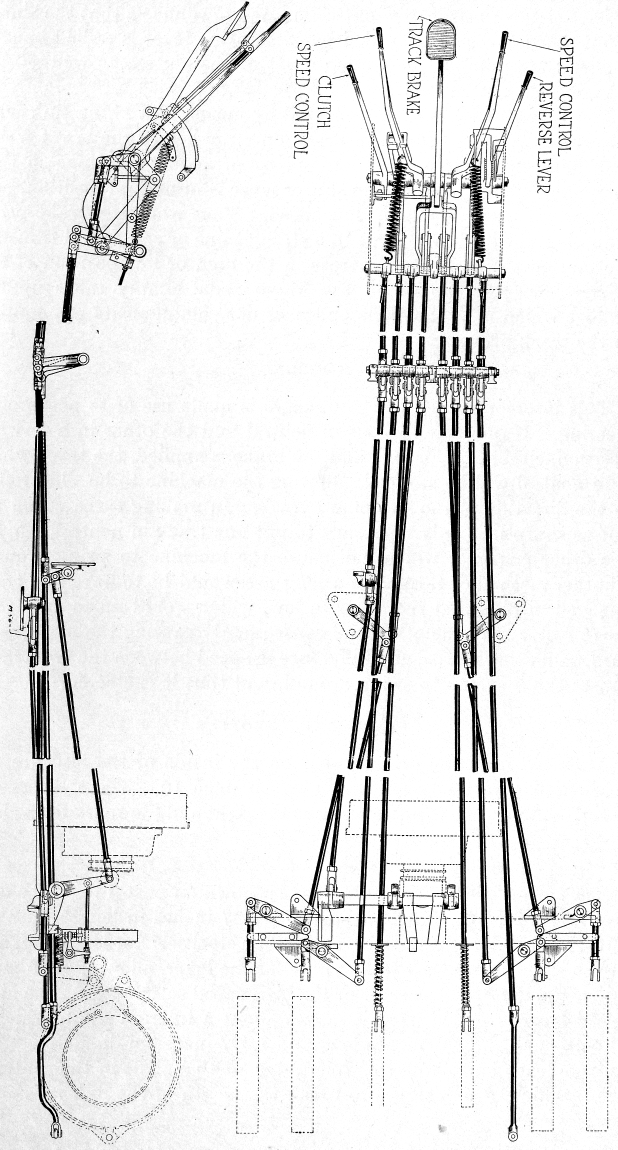
#> input picture references/1925-03-06_Preliminary_Handbook_Mark_VIII_Tank/Handbook_Project/assets/plate92.png, 1235 x 2299 px (shown at 1/2 size)
$ python build_driver_foot_topology_views.py --output out.png
#> lines starting #> are read from the running program, lines starting #| are printed output that depends on the picture; pictures that were not available may be replaced by others from this repository, and a replacement may not be noted
### cad/001_Survey/source_transcription_snapshot/references/1925-03-06_Preliminary_Handbook_Mark_VIII_Tank/Handbook_Project/prepare_assets.py
#!/usr/bin/env python3
"""Deterministic cleanup of the first eleven source spreads; no generated detail.
Run from any directory. Original MarkVIII001.jpg ... MarkVIII011.jpg belong in
this project's parent directory (or supply --source-dir).
"""
from pathlib import Path
import argparse,json,hashlib
import numpy as np
from PIL import Image
from scipy.ndimage import gaussian_filter
ROOT=Path(__file__).resolve().parent
# Native per-page pixels: even left half, odd right half; source spread x split=1750.
FIGURES=[
 ('seal',1,[520,1390,920,1860],'line'),
 ('plate01',8,[350,125,1320,2350],'tone'),
 ('plate02',10,[540,105,1260,2360],'tone'),
 ('plate03',12,[190,75,1580,1150],'tone'),
 ('plate04',13,[135,935,1510,1940],'tone'),
 ('plate05',14,[210,65,1590,765],'tone'),
 ('plate06',16,[210,115,1550,1260],'tone'),
 ('plate07',17,[120,1490,1490,2320],'line'),
 ('plate08',18,[250,345,1480,1290],'line'),
 ('plate09',19,[120,65,1500,1260],'line'),
 ('plate10',20,[450,140,1420,848],'line'),
 ('plate11',20,[420,1198,1410,2220],'line')]
def page(n,src):
 scan=1 if n==1 else n//2+1
 a=Image.open(src/f'MarkVIII{scan:03}.jpg').convert('RGB')
 return a.crop((0,0,1750,2550) if n%2==0 else (1750,0,3509,2550))
# [36 lines left out: functions background, main, not called in this run]
# [1 lines that do not run on import are left out]

### cad/003_FullTank/experiments/drive_chains/build_driver_foot_topology_views.py
"""Reproducible original-source details for the unresolved foot-control connections."""
import argparse, hashlib, json, sys
from pathlib import Path
from PIL import Image
H=Path(__file__).resolve().parent;ROOT=H.parents[3]
HB=ROOT/'references/1925-03-06_Preliminary_Handbook_Mark_VIII_Tank'
p=argparse.ArgumentParser();p.add_argument('--output',type=Path,required=True);a=p.parse_args()
out=a.output.resolve();out.mkdir(parents=True,exist_ok=False)
def sha(p):return hashlib.sha256(p.read_bytes()).hexdigest()
records=[];deps={str(Path(__file__).relative_to(ROOT)):sha(Path(__file__))}
def save(name,source,im,operations):
    file=out/name;im.save(file);deps[str(source.relative_to(ROOT))]=sha(source)
    records.append(dict(file=name,sha256=sha(file),source=str(source.relative_to(ROOT)),operations=operations))
source=HB/'Handbook_Project/assets/plate92.png';im=Image.open(source)
#> further down, im is the input picture: PIL image 1235x2299 L; min 0, max 255, mean 232.2
save('hb92_unlabelled_driver_detail.png',source,im.crop((0,0,510,560)).transpose(Image.Transpose.ROTATE_90).resize((1400,1275)),
     ['crop0,0,510,560','rotate90CCW','resize1400x1275'])
#> in save, `file = out / name`:
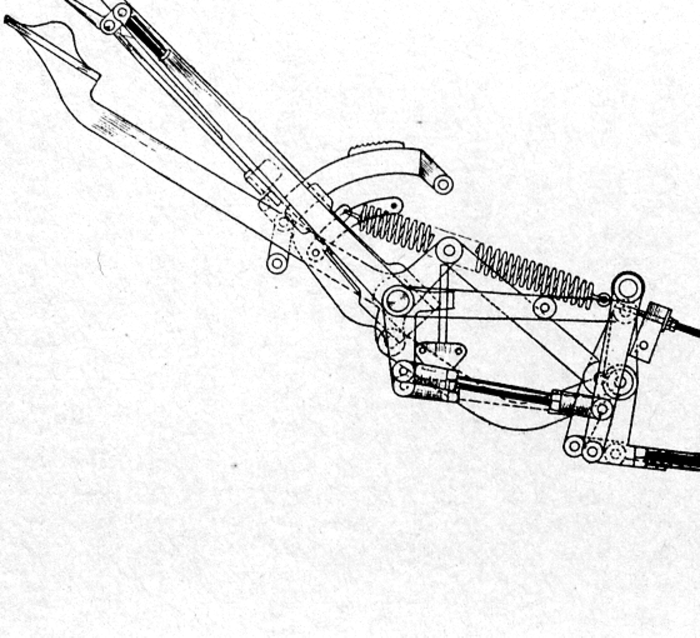
#> saved as hb92_unlabelled_driver_detail.png: PIL image 1400x1275 L (shown at 1/2 size); min 0, max 255, mean 236.1
source=HB/'Handbook_Project/assets/plate113.png';im=Image.open(source)
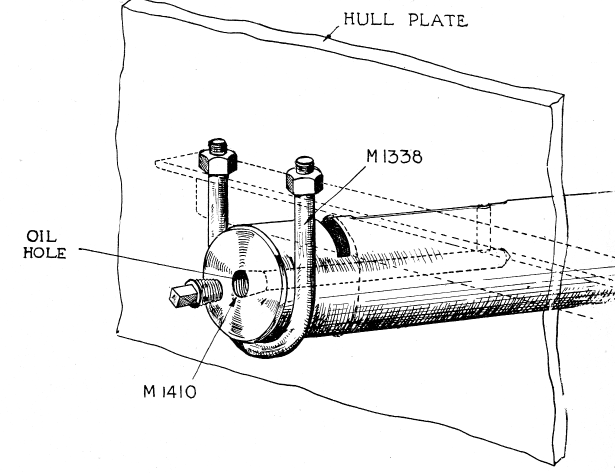
#> input picture references/1925-03-06_Preliminary_Handbook_Mark_VIII_Tank/Handbook_Project/assets/plate08.png, 1230 x 945 px, given in place of plate113.png, which was not available (shown at 1/2 size)
#> further down, im is the input picture: PIL image 1230x945 L; min 0, max 255, mean 239.7
save('hb113_driver_side_detail.png',source,im.crop((0,0,590,650)).transpose(Image.Transpose.ROTATE_90).resize((1300,1180)),
     ['crop0,0,590,650','rotate90CCW','resize1300x1180'])
#> call 2 of save, with name = 'hb113_driver_side_detail.png'
#> in save (call 2), `file = out / name`:
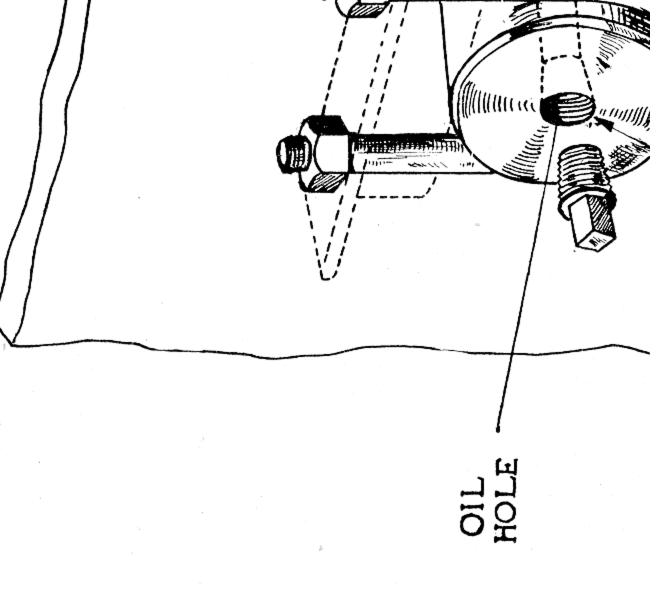
#> saved as hb113_driver_side_detail.png: PIL image 1300x1180 L (shown at 1/2 size); min 0, max 255, mean 241.3
source=ROOT/'references/1928-03-30_SNL_G13/SNL_G13_Project/assets/p280-geometry.png';im=Image.open(source)
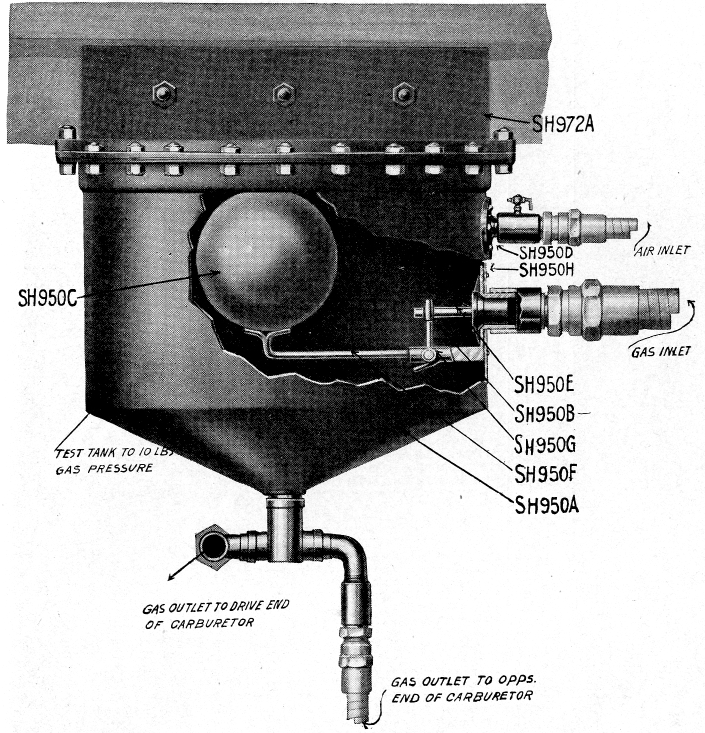
#> input picture references/1925-03-06_Preliminary_Handbook_Mark_VIII_Tank/Handbook_Project/assets/plate114.png, 1410 x 1466 px, given in place of p280-geometry.png, which was not available (shown at 1/2 size)
#> further down, im is the input picture: PIL image 1410x1466 L; min 0, max 255, mean 171.8
save('snl6_driver_plan_detail.png',source,im.crop((0,100,590,490)).resize((1770,1170)),['crop0,100,590,490','resize1770x1170'])
#> call 3 of save, with name = 'snl6_driver_plan_detail.png'
#> in save (call 3), `file = out / name`:
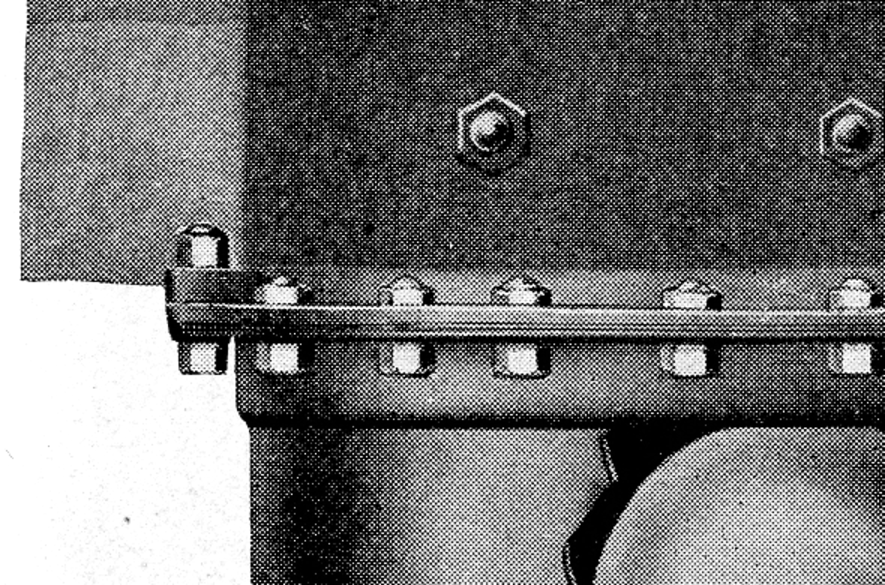
#> saved as snl6_driver_plan_detail.png: PIL image 1770x1170 L (shown at 1/2 size); min 0, max 255, mean 114.3
source=HB/'Handbook_Project/assets/plate12.png';save('hb12_lubrication_view.png',source,Image.open(source),['original'])
sys.path.insert(0,str(HB/'Handbook_Project'));from prepare_assets import page
prep=HB/'Handbook_Project/prepare_assets.py';deps[str(prep.relative_to(ROOT))]=sha(prep)
source=HB/'original_scans/MarkVIII075.jpg';im=page(149,HB/'original_scans');im.thumbnail((1700,2200))
#> (the run stopped early here; a loop or call above may not have finished)
